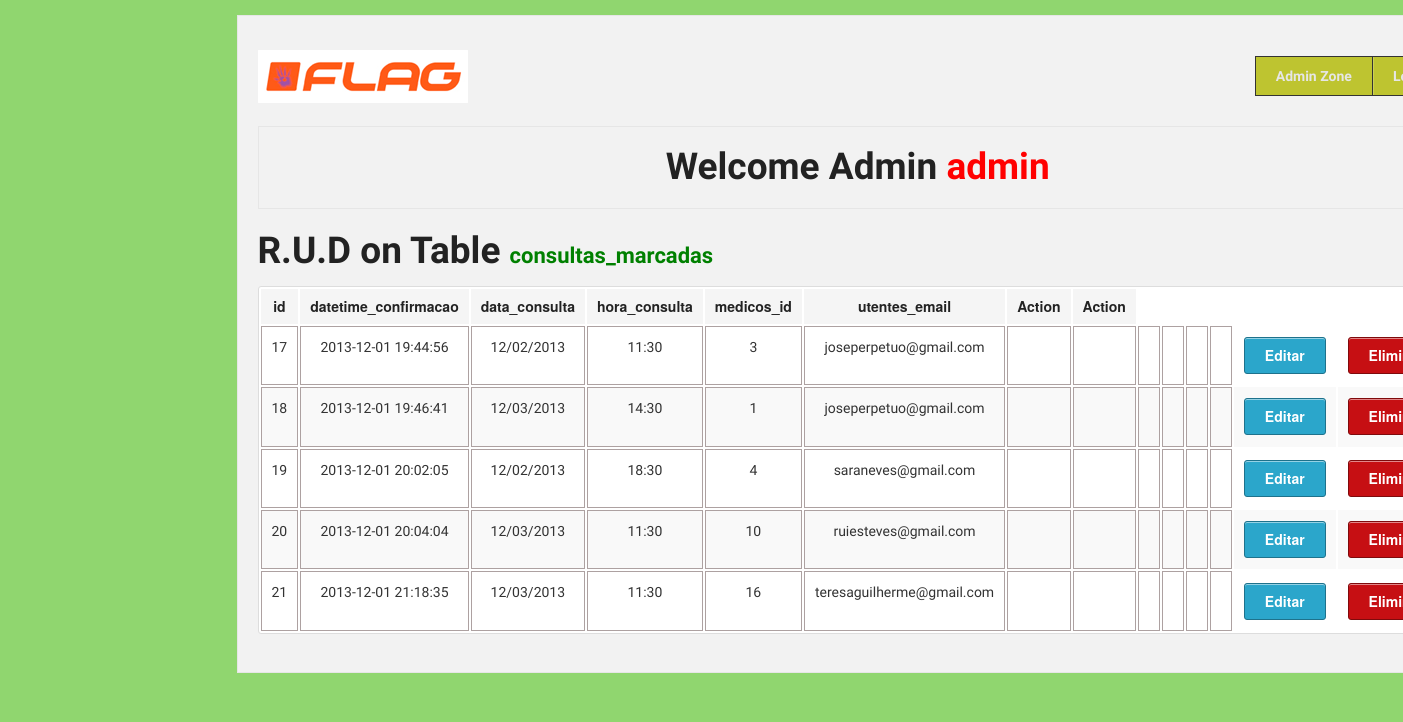
Page /Project_Clinica/admin/rud.php?t=consultas_marcadas (signed in) on the earlier database version.
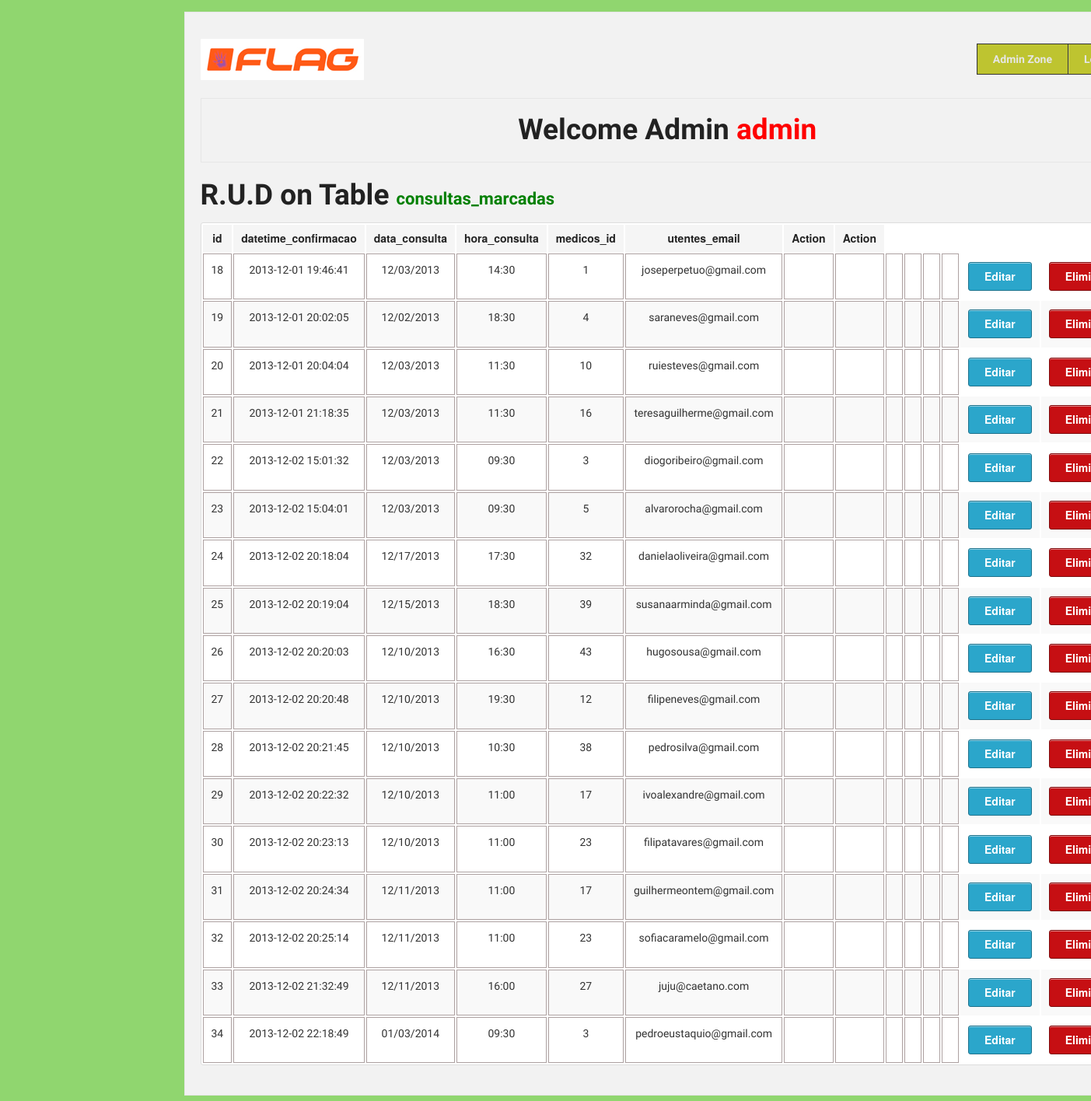
Same page on the later database version.
### tables this page shows
CREATE TABLE `consultas_marcadas` (
  `id` int(11) unsigned NOT NULL AUTO_INCREMENT,
  `datetime_confirmacao` datetime NOT NULL,
  `data_consulta` varchar(10) NOT NULL,
  `hora_consulta` varchar(10) NOT NULL,
  `medicos_id` int(10) unsigned NOT NULL,
  `utentes_email` varchar(255) NOT NULL,
  PRIMARY KEY (`id`),
  KEY `fk_consultas_com_marcacao_confirmada_a_realizar_medicos1_idx` (`medicos_id`),
  KEY `fk_consultas_com_marcacao_confirmada_a_realizar_utentes1_idx` (`utentes_email`),
  CONSTRAINT `fk_consultas_com_marcacao_confirmada_a_realizar_medicos1` FOREIGN KEY (`medicos_id`) REFERENCES `medicos` (`id`) ON DELETE CASCADE ON UPDATE CASCADE,
  CONSTRAINT `fk_consultas_com_marcacao_confirmada_a_realizar_utentes1` FOREIGN KEY (`utentes_email`) REFERENCES `utentes` (`email`) ON DELETE CASCADE ON UPDATE CASCADE
);

### Project_Clinica/admin/rud.php (the view, shortened to what this page needs)
<?php require '../MODEL/databaseConnection.php'; ?>
<!DOCTYPE html>
 <html class="no-js" lang="en">
<head>
  <link rel="stylesheet" href="../stylesheets/foundation.css">
  <link rel="stylesheet" href="../stylesheets/app.css">
</head>
<body>
  <div class="row">
    <div style="width:auto;" class="twelve columns">
      <div class="panel">
      <div class="row">
        <div class="three columns">
          <h1><a href="index.php"><img src="../images/banners_logos/logo.png" /></a></h1>
        </div>
        <div style="text-align: center;" class="nine columns">
          <ul class="nav-bar right">
           <li style="background-color: rgb(190, 196, 48);"><a style="font-weight: bold;" href="index.php">Admin Zone</a></li>
            <li style="background-color: rgb(190, 196, 48);"><a style="font-weight: bold;" href="logout.php">Logout</a></li>
          </ul>
        </div>
       </div>
       <div class="row">
        <div class="twelve columns">
          <div class="panel">
            <h2 style="text-align: center;">Welcome Admin <span style="color:red;"><?php echo $_SESSION['username']; ?></span></h2>
          </div>
            <h2 style="text-align: left;">R.U.D on Table <span style="font-size: 22px; color:green;"><?php echo $_GET['t']; ?></span></span></h2>
        </div>
      </div>
      <div class="row">
        <div style="text-align: center;" class="twelve columns">
                      <table class="twelve">
                                  <thead>
                                    <tr>
                <?php $sql = "describe " . $_GET['t'] ; ?>
                        <?php if ($result_set = $connection->query($sql)): ?>
                                <?php foreach ($result_set as $coluna): ?>
                                      <th style="text-align: center;"><?php echo $coluna[0]; ?></th>
                               <?php endforeach ?>
                       <?php endif ?>
                                    <th style="text-align: center;">Action</th>
                                    <th style="text-align: center;">Action</th>
                                    </tr>
                                  </thead>
                                          <tbody>
                      <?php
                          $count_fields = "SELECT COUNT(*)
                                            FROM INFORMATION_SCHEMA.COLUMNS
                                            WHERE TABLE_NAME = '" . $_GET['t']. "'";
                           $numero_de_campos = $connection->query($count_fields)->fetch();
                          $sql = 'SELECT * FROM ' . $_GET['t'];
                      ?>
                                    <?php if ($result_set = $connection->query($sql)): ?>
                                           <?php foreach ($result_set as $coluna): ?>
                                                  <tr>
                                                     <?php for ($celula=0; $celula < $numero_de_campos[0] ; $celula++): ?>
                                                            <td style="text-align: center; vertical-align: middle; border:1px solid #ADA1A1;"><p style="font-size:14px;"><?php echo $coluna[$celula]; ?></p></td>
                                                      <?php endfor; ?>
                                                    <td style="text-align: center; vertical-align: middle;">
                                                        <a class=" radius button" href="update.php?t=<?php echo $_GET['t']; ?>&pk=<?php echo $coluna[0]; ?>">Editar</a>
                                                     </td>
                                                      <td style="text-align: center; vertical-align: middle;">
                                                        <a class="alert radius button" href="delete.php?t=<?php echo $_GET['t']; ?>&pk=<?php echo $coluna[0]; ?>">Eliminar</a>
                                                      </td>
                                                  </tr>
                                           <?php endforeach ?>
                                    <?php endif ?>
                                          </tbody>
                          </table>
          </div>
        </div>
      </div>
    </div>
</div>
</body>
</html>

### Project_Clinica/stylesheets/app.css (style rules this page uses)
body { background: #90D66F; margin-top: 15px; }
p,h1,h2,h3,h4,h5,h6,li { font-family: 'Strait', sans-serif; }
p { font-size: 20px; }

Differences in the rows shown:
removed consultas_marcadas: id "17", datetime_confirmacao "2013-12-01 19:44:56", data_consulta "12/02/2013", hora_consulta "11:30", medicos "3", utentes_email "joseperpetuo@gmail.com"
added consultas_marcadas: id "22", datetime_confirmacao "2013-12-02 15:01:32", data_consulta "12/03/2013", hora_consulta "09:30", medicos "3", utentes_email "diogoribeiro@gmail.com"
added consultas_marcadas: id "23", datetime_confirmacao "2013-12-02 15:04:01", data_consulta "12/03/2013", hora_consulta "09:30", medicos "5", utentes_email "alvarorocha@gmail.com"
added consultas_marcadas: id "24", datetime_confirmacao "2013-12-02 20:18:04", data_consulta "12/17/2013", hora_consulta "17:30", medicos "32", utentes_email "danielaoliveira@gmail.com"
added consultas_marcadas: id "25", datetime_confirmacao "2013-12-02 20:19:04", data_consulta "12/15/2013", hora_consulta "18:30", medicos "39", utentes_email "susanaarminda@gmail.com"
added consultas_marcadas: id "26", datetime_confirmacao "2013-12-02 20:20:03", data_consulta "12/10/2013", hora_consulta "16:30", medicos "43", utentes_email "hugosousa@gmail.com"
added consultas_marcadas: id "27", datetime_confirmacao "2013-12-02 20:20:48", data_consulta "12/10/2013", hora_consulta "19:30", medicos "12", utentes_email "filipeneves@gmail.com"
added consultas_marcadas: id "28", datetime_confirmacao "2013-12-02 20:21:45", data_consulta "12/10/2013", hora_consulta "10:30", medicos "38", utentes_email "pedrosilva@gmail.com"
added consultas_marcadas: id "29", datetime_confirmacao "2013-12-02 20:22:32", data_consulta "12/10/2013", hora_consulta "11:00", medicos "17", utentes_email "ivoalexandre@gmail.com"
added consultas_marcadas: id "30", datetime_confirmacao "2013-12-02 20:23:13", data_consulta "12/10/2013", hora_consulta "11:00", medicos "23", utentes_email "filipatavares@gmail.com"
added consultas_marcadas: id "31", datetime_confirmacao "2013-12-02 20:24:34", data_consulta "12/11/2013", hora_consulta "11:00", medicos "17", utentes_email "guilhermeontem@gmail.com"
added consultas_marcadas: id "32", datetime_confirmacao "2013-12-02 20:25:14", data_consulta "12/11/2013", hora_consulta "11:00", medicos "23", utentes_email "sofiacaramelo@gmail.com"
added consultas_marcadas: id "33", datetime_confirmacao "2013-12-02 21:32:49", data_consulta "12/11/2013", hora_consulta "16:00", medicos "27", utentes_email "juju@caetano.com"
added consultas_marcadas: id "34", datetime_confirmacao "2013-12-02 22:18:49", data_consulta "01/03/2014", hora_consulta "09:30", medicos "3", utentes_email "pedroeustaquio@gmail.com"
